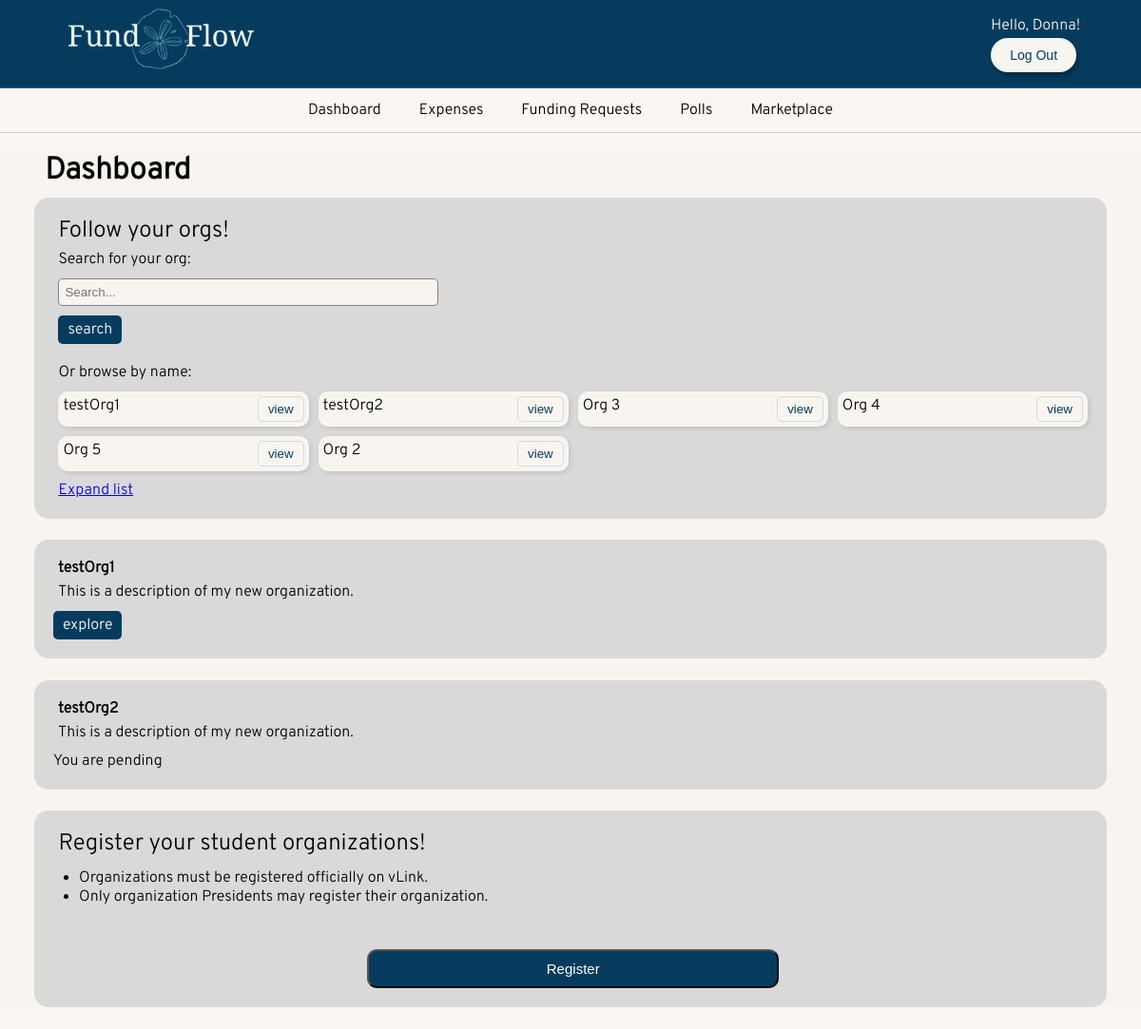
The page /dashboard/ (signed in) on the database as committed earlier.
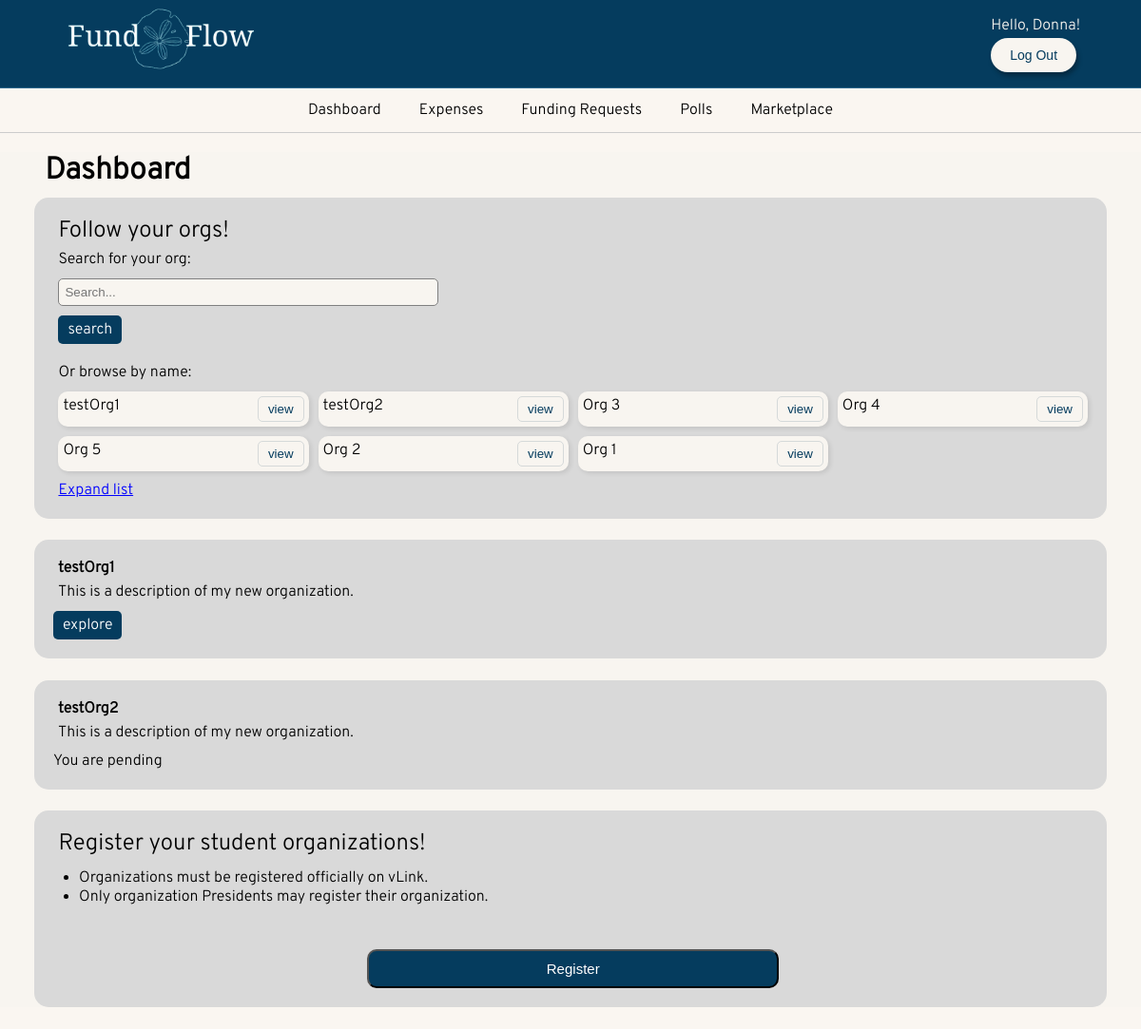
The same page on the database as committed later.
### FundFlow/models.py (models this page shows, shortened)
class Organization(models.Model):
    name= models.CharField(max_length=255, unique=True)
    description = models.TextField(blank=True, null=True)
    president = models.ForeignKey(User, on_delete=models.CASCADE, related_name='president_of', blank=True, null=True)
    treasurer = models.ForeignKey(User, on_delete=models.SET_NULL ,related_name='treasurer_of', blank=True, null=True)
    members = models.ManyToManyField(User, related_name='organizations', blank=True)
    pending_members = models.ManyToManyField(User, related_name='pending_organizations', blank=True)
    bank_email= models.EmailField(verbose_name='Email Address', unique=False, blank=True, null=True)

### FundFlow/views.py (the view, shortened to what this page needs)
# urls.py: path('dashboard/', views.dashboard_view, name='dashboard'),
@login_required
def dashboard_view(request):
    current_user = request.user
    curProf=UserProfile.objects.get(user=current_user)
    orgs= Organization.objects.all()
    belongsOrgs= Organization.objects.filter(members=current_user)
    pendsOrgs= Organization.objects.filter(pending_members=current_user)
    user_type= curProf.user_type
    print(user_type)
    context = {
        'orgs':orgs,
        'belongsOrgs':belongsOrgs,
        'user_type':user_type,
        'pendsOrgs':pendsOrgs
    }
    return render(request, 'dashboard.html', context)

### FundFlow/templates/dashboard.html (shortened to what this page needs)
{% extends 'base.html' %}
{% load crispy_forms_tags %}
{% block content %}
<!DOCTYPE html>
<html lang="en">
<head>
    <link rel="stylesheet" href="https://cdnjs.cloudflare.com/ajax/libs/font-awesome/6.0.0/css/all.min.css">
</head>
<body>
    <main>
        <div class="org-section">
            <label id="get-started">Dashboard</label>
            <div class="info-container">
                <div class="text-container">
                    <label id="subtitle-label">Follow your orgs!</label>
                    <label for="text-label">Search for your org:</label>
                    <form method="POST" class="join-form">
                        <input type="text" id="text-label" name="seb" placeholder="Search...">
                        <button class="explore explore-btn" name="searchBtn"  >search</button>
                    </form>
                    <p><br>Or browse by name:</p>
                    <div class="org-grid">
                        {% for org in orgs %}
                        <form method="POST" class="join-form">
                            <div class="org-item" btn="org-item" >{{org.name}}<button class="org-btn view-btn" name="org_id" value="{{org.id}}">view</button></div>
                        </form>
                        {% endfor %}
                    </div>
                    <div class="expand" id="expand-btn">Expand list</div>
                </div>
            </div>
            {% for apt in belongsOrgs %}
            <form method="POST" class="join-form">
            <div class="info-container">
                    <div class="apart-of">
                        <div class="show-belong-org-name">{{apt.name}}</div>
                        <div class="show-belong-org-description">
                            {{apt.description}}
                        </div>
                        <button class="explore explore-btn" name="apt_id" value="{{apt.id}}" >explore</button>
                    </div>
            </div>
            </form>
            {% endfor %}
            {% for apt in pendsOrgs %}
            <div class="info-container">
                    <div class="apart-of">
                        <div class="show-belong-org-name ">{{apt.name}}</div>
                        <div class="show-belong-org-description">
                            {{apt.description}}
                        </div>
                        You are pending
                    </div>
            </div>
            {% endfor %}
            <div class = "info-container">
                <div class="text-container">
                    <label id="subtitle-label">Register your student organizations!</label>
                    <ul class="list-text-container">
                        <li>Organizations must be registered officially on vLink.</li>
                        <li>Only organization Presidents may register their organization.</li>
                    </ul>
                    <a href="{% url 'registerorg' %}">
                        <button class="register-btn" >Register</button>
                    </a>
                </div>
            </div>
        </div>
    </main>
</body>
</html>
{% endblock %}

Rows that differ between the two databases and show on the page:
added Organization: name "Org 1", {{ org.id }} 17 (drawn)
